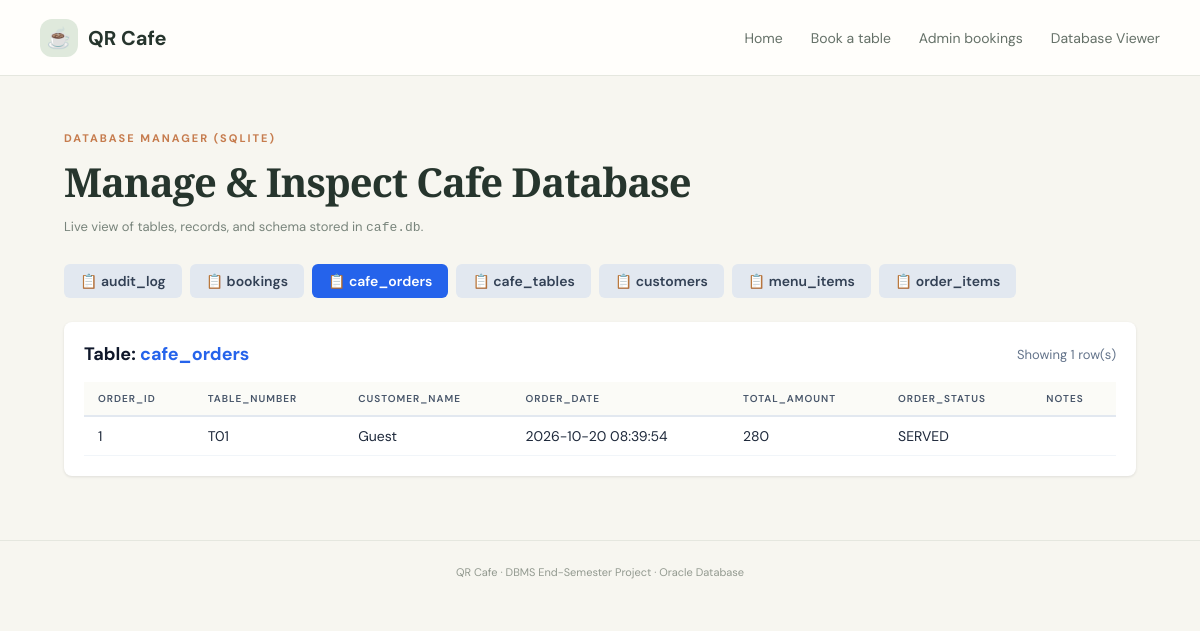
The page /admin/db-viewer?table=cafe_orders on the database its author committed.
### tables this page shows
CREATE TABLE cafe_orders (
            order_id INTEGER PRIMARY KEY AUTOINCREMENT,
            table_number VARCHAR(10) NOT NULL,
            customer_name VARCHAR(100) DEFAULT 'Guest' NOT NULL,
            order_date DATETIME DEFAULT CURRENT_TIMESTAMP NOT NULL,
            total_amount DECIMAL(10,2) DEFAULT 0 NOT NULL,
            order_status VARCHAR(20) DEFAULT 'PLACED' NOT NULL,
            notes TEXT
        );

### QR_Cafe_Oracle_Website/app_sqlite.py (the view)
@app.route("/admin/db-viewer")
def db_viewer():
    selected_table = request.args.get("table", "bookings")
    with get_db_connection() as conn:
        cur = conn.cursor()
        cur.execute("SELECT name FROM sqlite_master WHERE type='table' AND name NOT LIKE 'sqlite_%' ORDER BY name")
        tables = [row[0] for row in cur.fetchall()]
        if selected_table not in tables and tables:
            selected_table = tables[0]
        columns = []
        rows = []
        if selected_table:
            cur.execute(f"SELECT * FROM {selected_table} LIMIT 100")
            if cur.description:
                columns = [col[0] for col in cur.description]
                rows = [dict(zip(columns, r)) for r in cur.fetchall()]
    return render_template("db_viewer.html", tables=tables, selected_table=selected_table, columns=columns, rows=rows)

### QR_Cafe_Oracle_Website/app_sqlite.py (called while the page is built)
def get_db_connection():
    conn = sqlite3.connect(DB_PATH)
    conn.row_factory = sqlite3.Row
    conn.execute("PRAGMA foreign_keys = ON")  # Enforce foreign key constraints
    return conn

### QR_Cafe_Oracle_Website/templates/db_viewer.html (shortened to what this page needs)
{% extends "base.html" %}
{% block content %}
<div class="page-intro">
  <p class="eyebrow">DATABASE MANAGER (SQLITE)</p>
  <h1>Manage & Inspect Cafe Database</h1>
  <p class="muted">Live view of tables, records, and schema stored in <code>cafe.db</code>.</p>
</div>
<div style="margin-bottom: 24px; display: flex; gap: 8px; flex-wrap: wrap;">
  {% for tbl in tables %}
    <a href="{{ url_for('db_viewer', table=tbl) }}"
       style="padding: 8px 16px; border-radius: 6px; text-decoration: none; font-weight: 600; font-size: 14px;
              {% if tbl == selected_table %}background: #2563eb; color: #fff;{% else %}background: #e2e8f0; color: #334155;{% endif %}">
      📋 {{ tbl }}
    </a>
  {% endfor %}
</div>
<div class="card" style="background: #ffffff; padding: 20px; border-radius: 8px; box-shadow: 0 1px 3px rgba(0,0,0,0.1); overflow-x: auto;">
  <div style="display: flex; justify-content: space-between; align-items: center; margin-bottom: 16px;">
    <h2 style="margin: 0; font-size: 18px; color: #0f172a;">Table: <span style="color: #2563eb;">{{ selected_table }}</span></h2>
    <span style="font-size: 13px; color: #64748b;">Showing {{ rows|length }} row(s)</span>
  </div>
  {% if rows %}
    <table style="width: 100%; border-collapse: collapse; text-align: left; font-size: 14px;">
      <thead>
        <tr style="background: #f8fafc; border-bottom: 2px solid #e2e8f0;">
          {% for col in columns %}
            <th style="padding: 10px 14px; font-weight: 600; color: #475569;">{{ col }}</th>
          {% endfor %}
        </tr>
      </thead>
      <tbody>
        {% for row in rows %}
          <tr style="border-bottom: 1px solid #f1f5f9;">
            {% for col in columns %}
              <td style="padding: 10px 14px; color: #1e293b;">{{ row[col] }}</td>
            {% endfor %}
          </tr>
        {% endfor %}
      </tbody>
    </table>
  {% else %}
    <p style="color: #64748b; margin: 20px 0;">No records found in this table yet.</p>
  {% endif %}
</div>
{% endblock %}

### QR_Cafe_Oracle_Website/static/style.css (style rules this page uses)
:root { --ink:#26352d;--muted:#78847b;--cream:#f7f6f0;--paper:#fffefb;--green:#355b45;--green2:#dfe9dc;--line:#e5e7df;--orange:#c67c4e;--red:#a74336 }
* { box-sizing:border-box }
body { margin:0;background:var(--cream);color:var(--ink);font-family:'DM Sans',Arial,sans-serif }
a { color:inherit;text-decoration:none }
.eyebrow { font-size:11px;letter-spacing:2px;font-weight:700;color:var(--orange);margin:0 0 12px }
.hero h1,.page-intro h1,.error-card h1 { font-family:'Playfair Display',Georgia,serif;font-size:48px;line-height:1.1;letter-spacing:-1px;margin:0 0 18px }
.muted { color:var(--muted);font-size:13px }
.page-intro { margin:12px 0 26px }
.page-intro h1 { font-size:40px;margin-bottom:10px }
.page-intro p { line-height:1.6 }
table { width:100%;border-collapse:collapse;font-size:12px;white-space:nowrap }
th,td { text-align:left;padding:15px 13px;border-bottom:1px solid var(--line) }
th { font-size:10px;text-transform:uppercase;letter-spacing:1px;color:var(--muted);background:#fbfbf7 }
tbody tr:last-child td { border-bottom:0 }

### rows shown on the page
cafe_orders: order_id "1" "T01" "Guest" "2026-10-20 08:39:54" "280" "SERVED"

### other values the page prints
{{ tbl }} "audit_log" "bookings" "cafe_orders" "cafe_tables" "customers" "menu_items" "order_items"
{{ selected_table }} "cafe_orders"
{{ rows|length }} "1"
{{ col }} "ORDER_ID" "TABLE_NUMBER" "CUSTOMER_NAME" "ORDER_DATE" "TOTAL_AMOUNT" "ORDER_STATUS" "NOTES"
